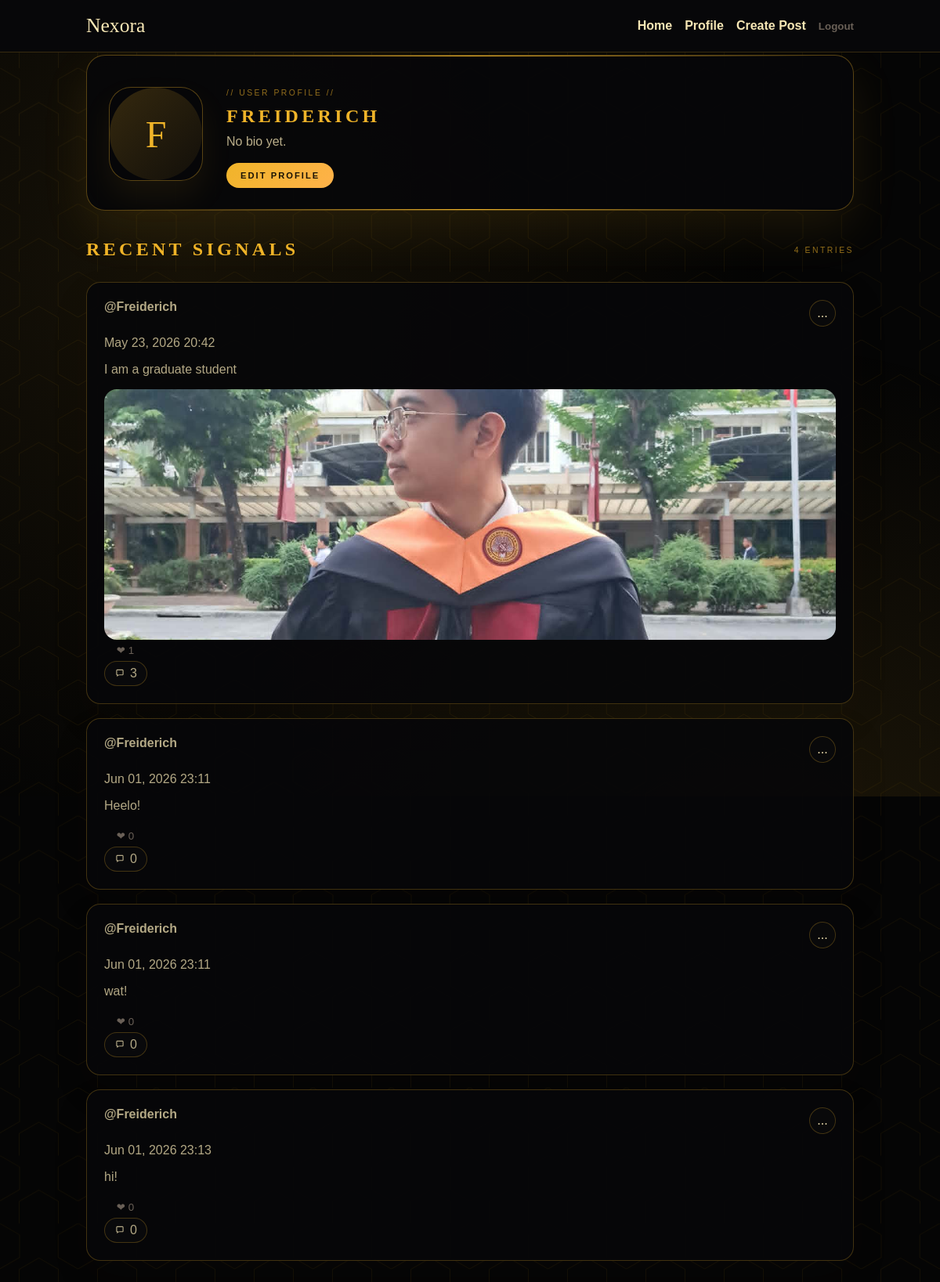
The page /users/profile/Freiderich/ (signed in) on the database as committed earlier.
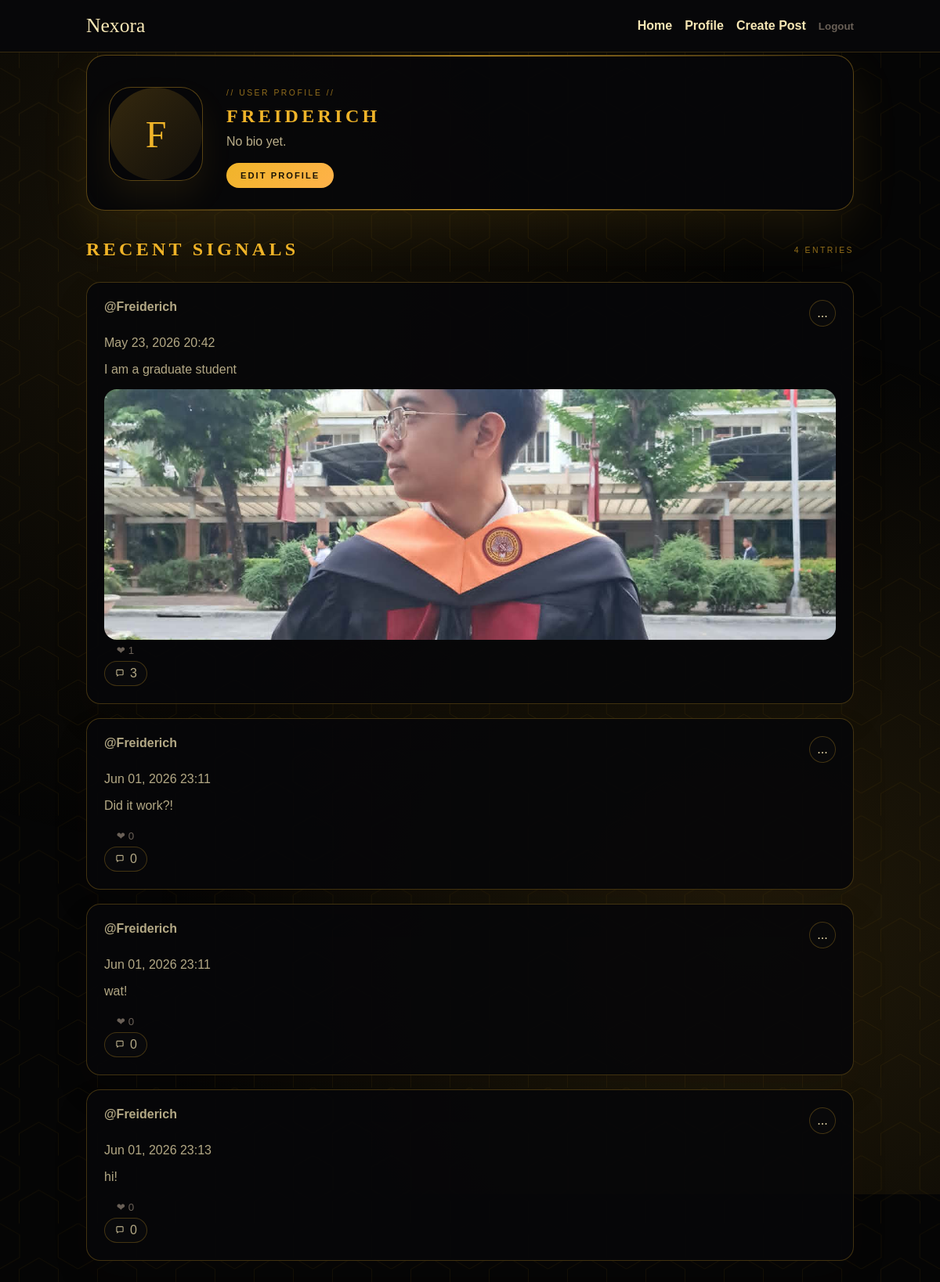
The same page on the database as committed later.
### posts/models.py (models this page shows, shortened)
class Post(models.Model):
    VISIBILITY_PUBLIC = "public"
    VISIBILITY_UNLISTED = "unlisted"
    VISIBILITY_PRIVATE = "private"
    VISIBILITY_CHOICES = [
        (VISIBILITY_PUBLIC, "Public"),
        (VISIBILITY_UNLISTED, "Unlisted"),
        (VISIBILITY_PRIVATE, "Private"),
    ]
    author = models.ForeignKey(
        settings.AUTH_USER_MODEL, on_delete=models.CASCADE, related_name="posts"
    )
    content = models.TextField()
    image = models.ImageField(upload_to="posts/", blank=True, null=True)
    visibility = models.CharField(
        max_length=16, choices=VISIBILITY_CHOICES, default=VISIBILITY_PUBLIC
    )
    created_at = models.DateTimeField(auto_now_add=True)
    updated_at = models.DateTimeField(auto_now=True)
    class Meta:
        ordering = ["-created_at"]

### users/views.py (the view)
# urls.py: path("profile/<str:username>/", views.profile, name="profile"),
@login_required
def profile(request, username):
    user = get_object_or_404(User, username=username)
    comment_qs = Comment.objects.select_related("author", "author__profile")
    posts = (
        user.posts.select_related("author", "author__profile")
        .prefetch_related(Prefetch("comments", queryset=comment_qs), "likes")
    )
    if request.user != user:
        posts = posts.exclude(visibility=Post.VISIBILITY_PRIVATE)
    posts = posts.annotate(
        likes_count=Count("likes"),
        reactions_count=Count("reactions"),
        reaction_love_count=Count("reactions", filter=Q(reactions__kind="love")),
        reaction_laugh_count=Count("reactions", filter=Q(reactions__kind="laugh")),
        reaction_wow_count=Count("reactions", filter=Q(reactions__kind="wow")),
        reaction_sad_count=Count("reactions", filter=Q(reactions__kind="sad")),
        reaction_fire_count=Count("reactions", filter=Q(reactions__kind="fire")),
    )
    return render(request, "users/profile.html", {"profile_user": user, "posts": posts})

### templates/users/profile.html (shortened to what this page needs)
{% extends "base.html" %}
{% load static %}
{% block extra_css %}
  <link rel="stylesheet" href="{% static 'css/register.css' %}" />
  <link rel="stylesheet" href="{% static 'css/profile.css' %}" />
{% endblock %}
{% block body_class %}profile-body{% endblock %}
{% block main_class %}profile-terminal{% endblock %}
{% block content %}
  <div class="terminal-hex">
  </div>
  <section class="profile-hero terminal-card" id="terminal-card">
    <div class="profile-avatar">
      {% if profile_user.profile.image %}
        <img src="{{ profile_user.profile.image.url }}" alt="{{ profile_user.username }}" />
      {% else %}
        <div class="avatar-fallback">{{ profile_user.username|slice:":1" }}</div>
      {% endif %}
    </div>
    <div class="profile-info">
      <p class="profile-label">// User Profile //</p>
      <h1>{{ profile_user.username }}</h1>
      <p class="profile-bio">{{ profile_user.profile.bio|default:"No bio yet." }}</p>
      {% if user == profile_user %}
        <a class="primary" href="{% url 'edit_profile' %}">Edit profile</a>
      {% endif %}
    </div>
  </section>
  <section class="profile-posts">
    <div class="profile-section-head">
      <h2>Recent Signals</h2>
      <span>{{ profile_user.posts.count }} entries</span>
    </div>
    <div class="feed profile-feed">
      {% for post in posts %}
        <article class="card profile-card">
          <div class="card-header">
            <a href="{% url 'profile' username=post.author.username %}">@{{ post.author.username }}</a>
            <div class="post-menu-wrap">
              <button class="post-menu-toggle" type="button" aria-label="Post options" aria-expanded="false">...</button>
            </div>
          </div>
          <div class="post-meta-line"><span class="muted">{{ post.created_at|date:"M d, Y H:i" }}</span></div>
          <a class="post-link" href="{% url 'post_detail' post_id=post.id %}">
            <p>{{ post.content }}</p>
            {% if post.image %}
              <img class="post-image" src="{{ post.image.url }}" alt="Post image" />
            {% endif %}
          </a>
          <div class="post-actions">
            <form method="post" action="{% url 'toggle_like' post_id=post.id %}">{% csrf_token %}<button type="submit" class="ghost reaction-main" data-like-count>❤ {{ post.likes_count }}</button></form>
            <a
              class="comment-action"
              href="#comment-form-{{ post.id }}"
              aria-label="Comments"
              data-comment-toggle
              data-comment-target="comment-form-{{ post.id }}"
            >
              <svg viewBox="0 0 24 24" aria-hidden="true" focusable="false">
                <path d="M4 5.5C4 4.12 5.12 3 6.5 3h11C18.88 3 20 4.12 20 5.5v8c0 1.38-1.12 2.5-2.5 2.5H10l-4.5 3v-3.5C4.62 15.5 4 14.88 4 14V5.5Zm2 0V14h3v1.3L11.1 14H17.5c.28 0 .5-.22.5-.5v-8c0-.28-.22-.5-.5-.5h-11c-.28 0-.5.22-.5.5Z" fill="currentColor"/>
              </svg>
              {{ post.comments.count }}
            </a>
          </div>
        </article>
      {% empty %}
        <p class="muted">No posts yet.</p>
      {% endfor %}
    </div>
  </section>
{% endblock %}

Rows that differ between the two databases and show on the page:
changed Post: content "Heelo!" → "Did it work?!"
